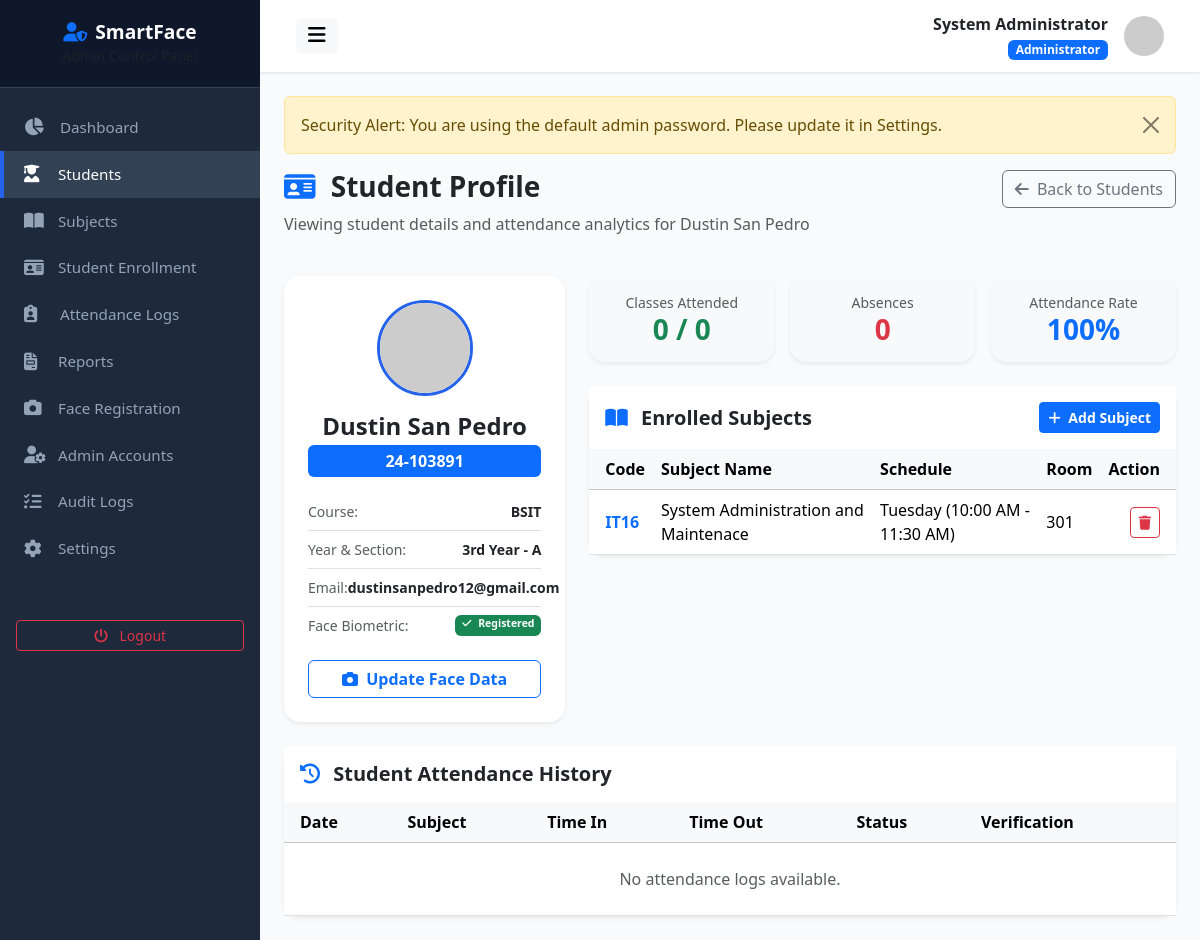
/admin/student_view.php?id=10 (signed in), run on the app's committed database.
### tables this page shows
CREATE TABLE `users` (
  `id` int(11) NOT NULL AUTO_INCREMENT,
  `student_id` varchar(50) DEFAULT NULL,
  `first_name` varchar(100) NOT NULL,
  `middle_name` varchar(100) DEFAULT NULL,
  `last_name` varchar(100) NOT NULL,
  `email` varchar(150) NOT NULL,
  `username` varchar(100) NOT NULL,
  `password` varchar(255) NOT NULL,
  `role` enum('admin','student') NOT NULL DEFAULT 'student',
  `course` varchar(100) DEFAULT NULL,
  `year_level` varchar(20) DEFAULT NULL,
  `section` varchar(50) DEFAULT NULL,
  `contact_number` varchar(30) DEFAULT NULL,
  `profile_picture` varchar(255) DEFAULT 'default_avatar.png',
  `face_registered` tinyint(1) DEFAULT 0,
  `must_change_password` tinyint(1) DEFAULT 0,
  `status` enum('active','inactive') NOT NULL DEFAULT 'active',
  `created_at` datetime DEFAULT current_timestamp(),
  `updated_at` datetime DEFAULT current_timestamp() ON UPDATE current_timestamp(),
  PRIMARY KEY (`id`),
  UNIQUE KEY `email` (`email`),
  UNIQUE KEY `username` (`username`)
);

CREATE TABLE `student_subjects` (
  `id` int(11) NOT NULL AUTO_INCREMENT,
  `student_id` int(11) NOT NULL,
  `subject_id` int(11) NOT NULL,
  `enrollment_status` enum('enrolled','dropped') DEFAULT 'enrolled',
  `created_at` datetime DEFAULT current_timestamp(),
  PRIMARY KEY (`id`),
  UNIQUE KEY `unique_student_subject` (`student_id`,`subject_id`),
  KEY `subject_id` (`subject_id`),
  CONSTRAINT `student_subjects_ibfk_1` FOREIGN KEY (`student_id`) REFERENCES `students` (`id`) ON DELETE CASCADE,
  CONSTRAINT `student_subjects_ibfk_2` FOREIGN KEY (`subject_id`) REFERENCES `subjects` (`id`) ON DELETE CASCADE
);

CREATE TABLE `subjects` (
  `id` int(11) NOT NULL AUTO_INCREMENT,
  `subject_code` varchar(30) NOT NULL,
  `subject_name` varchar(150) NOT NULL,
  `description` text DEFAULT NULL,
  `instructor` varchar(150) NOT NULL,
  `room` varchar(50) NOT NULL,
  `day` varchar(50) NOT NULL,
  `start_time` time NOT NULL,
  `end_time` time NOT NULL,
  `semester` varchar(20) NOT NULL DEFAULT '1st Semester',
  `school_year` varchar(30) NOT NULL DEFAULT '2026-2027',
  `status` enum('active','inactive') DEFAULT 'active',
  `created_at` datetime DEFAULT current_timestamp(),
  PRIMARY KEY (`id`),
  UNIQUE KEY `subject_code` (`subject_code`)
);

### admin/student_view.php (the view, shortened to what this page needs)
<?php
include __DIR__ . '/header.php';
$studentDbId = intval($_GET['id'] ?? 0);
$stmt = $db->prepare("SELECT u.*, s.id as student_db_id, s.face_registered, s.face_data
                    FROM students s
                    JOIN users u ON s.user_id = u.id
                    WHERE s.id = ?");
$stmt->execute([$studentDbId]);
$student = $stmt->fetch();
$stmt = $db->prepare("SELECT
    COUNT(*) as total_classes,
    SUM(CASE WHEN status = 'Present' THEN 1 ELSE 0 END) as present_count,
    SUM(CASE WHEN status = 'Late' THEN 1 ELSE 0 END) as late_count,
    SUM(CASE WHEN status = 'Absent' THEN 1 ELSE 0 END) as absent_count
    FROM attendance WHERE student_id = ?");
$stmt->execute([$studentDbId]);
$attStats = $stmt->fetch();
$tot = intval($attStats['total_classes']);
$pres = intval($attStats['present_count']);
$late = intval($attStats['late_count']);
$abs = intval($attStats['absent_count']);
$attRate = $tot > 0 ? round((($pres + $late) / $tot) * 100, 1) : 100;
$stmt = $db->prepare("SELECT s.*, ss.id as enrollment_id FROM subjects s JOIN student_subjects ss ON s.id = ss.subject_id WHERE ss.student_id = ? AND ss.enrollment_status = 'enrolled' ORDER BY s.subject_code ASC");
$stmt->execute([$studentDbId]);
$enrolledSubjects = $stmt->fetchAll();
$stmt = $db->prepare("SELECT a.*, s.subject_code, s.subject_name FROM attendance a JOIN subjects s ON a.subject_id = s.id WHERE a.student_id = ? ORDER BY a.attendance_date DESC, a.time_in DESC");
$stmt->execute([$studentDbId]);
$attLogs = $stmt->fetchAll();
?>
<div class="row mb-4">
    <div class="col-md-8">
        <h3 class="fw-bold text-dark"><i class="fa-solid fa-id-card text-primary me-2"></i> Student Profile</h3>
        <p class="text-muted">Viewing student details and attendance analytics for <?= htmlspecialchars($student['first_name'] . ' ' . $student['last_name']) ?></p>
    </div>
    <div class="col-md-4 text-md-end">
        <a href="<?= baseUrl('admin/students.php') ?>" class="btn btn-outline-secondary font-weight-bold">
            <i class="fa-solid fa-arrow-left me-1"></i> Back to Students
        </a>
    </div>
</div>
<div class="row g-4 mb-4">
    <div class="col-md-4">
        <div class="card border-0 shadow-sm rounded-4 text-center p-4">
            <img src="<?= baseUrl('uploads/profiles/' . ($student['profile_picture'] ?? 'default_avatar.png')) ?>" alt="Avatar" class="avatar-lg mx-auto mb-3" onerror="this.src='https://ui-avatars.com/api/?name=<?= urlencode($student['first_name']) ?>&background=0D8ABC&color=fff'">
            <h4 class="fw-bold mb-1"><?= htmlspecialchars($student['first_name'] . ' ' . $student['last_name']) ?></h4>
            <span class="badge bg-primary fs-6 px-3 py-2 mb-3"><?= htmlspecialchars($student['student_id']) ?></span>
            <ul class="list-group list-group-flush text-start small mb-3">
                <li class="list-group-item d-flex justify-content-between px-0">
                    <span class="text-muted">Course:</span>
                    <span class="fw-bold"><?= htmlspecialchars($student['course']) ?></span>
                </li>
                <li class="list-group-item d-flex justify-content-between px-0">
                    <span class="text-muted">Year & Section:</span>
                    <span class="fw-bold"><?= htmlspecialchars($student['year_level']) ?> - <?= htmlspecialchars($student['section']) ?></span>
                </li>
                <li class="list-group-item d-flex justify-content-between px-0">
                    <span class="text-muted">Email:</span>
                    <span class="fw-bold"><?= htmlspecialchars($student['email']) ?></span>
                </li>
                <li class="list-group-item d-flex justify-content-between px-0">
                    <span class="text-muted">Face Biometric:</span>
                    <?php if ($student['face_registered']): ?>
                        <span class="badge bg-success"><i class="fa-solid fa-check me-1"></i> Registered</span>
                    <?php else: ?>
                        <span class="badge bg-warning text-dark"><i class="fa-solid fa-triangle-exclamation me-1"></i> Not Registered</span>
                    <?php endif; ?>
                </li>
            </ul>
            <a href="<?= baseUrl('admin/face_registration.php?student_id=' . $student['student_db_id']) ?>" class="btn btn-outline-primary w-100 fw-bold">
                <i class="fa-solid fa-camera me-1"></i> <?= $student['face_registered'] ? 'Update Face Data' : 'Register Face Data' ?>
            </a>
        </div>
    </div>
    <div class="col-md-8">
        <div class="row g-3 mb-4">
            <div class="col-4">
                <div class="card border-0 shadow-sm rounded-4 p-3 text-center bg-light">
                    <div class="text-muted small">Classes Attended</div>
                    <h3 class="fw-bold text-success mb-0"><?= $pres + $late ?> / <?= $tot ?></h3>
                </div>
            </div>
            <div class="col-4">
                <div class="card border-0 shadow-sm rounded-4 p-3 text-center bg-light">
                    <div class="text-muted small">Absences</div>
                    <h3 class="fw-bold text-danger mb-0"><?= $abs ?></h3>
                </div>
            </div>
            <div class="col-4">
                <div class="card border-0 shadow-sm rounded-4 p-3 text-center bg-light">
                    <div class="text-muted small">Attendance Rate</div>
                    <h3 class="fw-bold text-primary mb-0"><?= $attRate ?>%</h3>
                </div>
            </div>
        </div>
        <div class="card border-0 shadow-sm rounded-4 mb-4">
            <div class="card-header bg-white border-0 py-3 d-flex align-items-center justify-content-between">
                <h5 class="fw-bold mb-0 text-dark"><i class="fa-solid fa-book-open text-primary me-2"></i> Enrolled Subjects</h5>
                <button type="button" class="btn btn-sm btn-primary fw-bold" data-bs-toggle="modal" data-bs-target="#addSubjectModal">
                    <i class="fa-solid fa-plus me-1"></i> Add Subject
                </button>
            </div>
            <div class="card-body p-0">
                <div class="table-responsive">
                    <table class="table table-hover align-middle mb-0">
                        <thead class="table-light">
                            <tr>
                                <th class="ps-3">Code</th>
                                <th>Subject Name</th>
                                <th>Schedule</th>
                                <th>Room</th>
                                <th class="text-end pe-3">Action</th>
                            </tr>
                        </thead>
                        <tbody>
                            <?php if (empty($enrolledSubjects)): ?>
                                <tr><td colspan="5" class="text-center py-3 text-muted">No enrolled subjects. Click "+ Add Subject" to assign a subject.</td></tr>
                            <?php else: ?>
                                <?php foreach ($enrolledSubjects as $es): ?>
                                    <tr>
                                        <td class="ps-3 fw-bold text-primary"><?= htmlspecialchars($es['subject_code']) ?></td>
                                        <td><?= htmlspecialchars($es['subject_name']) ?></td>
                                        <td><?= htmlspecialchars($es['day']) ?> (<?= date('h:i A', strtotime($es['start_time'])) ?> - <?= date('h:i A', strtotime($es['end_time'])) ?>)</td>
                                        <td><?= htmlspecialchars($es['room']) ?></td>
                                        <td class="text-end pe-3">
                                            <a href="?id=<?= $studentDbId ?>&drop_enrollment_id=<?= $es['enrollment_id'] ?>" class="btn btn-sm btn-outline-danger" title="Remove Subject" onclick="return confirm('Remove student from <?= htmlspecialchars($es['subject_code']) ?>?')">
                                                <i class="fa-solid fa-trash"></i>
                                            </a>
                                        </td>
                                    </tr>
                                <?php endforeach; ?>
                            <?php endif; ?>
                        </tbody>
                    </table>
                </div>
            </div>
        </div>
    </div>
</div>
<div class="card border-0 shadow-sm rounded-4">
    <div class="card-header bg-white border-0 py-3">
        <h5 class="fw-bold mb-0 text-dark"><i class="fa-solid fa-clock-rotate-left text-primary me-2"></i> Student Attendance History</h5>
    </div>
    <div class="card-body p-0">
        <div class="table-responsive">
            <table class="table table-hover align-middle mb-0">
                <thead class="table-light">
                    <tr>
                        <th class="ps-3">Date</th>
                        <th>Subject</th>
                        <th>Time In</th>
                        <th>Time Out</th>
                        <th>Status</th>
                        <th>Verification</th>
                    </tr>
                </thead>
                <tbody>
                    <?php if (empty($attLogs)): ?>
                        <tr><td colspan="6" class="text-center py-4 text-muted">No attendance logs available.</td></tr>
                    <?php endif; ?>
                </tbody>
            </table>
        </div>
    </div>
</div>
<?php include __DIR__ . '/footer.php'; ?>

### admin/header.php (shortened to what this page needs)
<?php
require_once __DIR__ . '/../config/config.php';
$db = getDB();
$stmt = $db->prepare("SELECT * FROM users WHERE id = ?");
$stmt->execute([$_SESSION['user_id']]);
$adminUser = $stmt->fetch();
?>
<!DOCTYPE html>
<html lang="en">
<head>
    <link href="https://cdn.jsdelivr.net/npm/bootstrap@5.3.2/dist/css/bootstrap.min.css" rel="stylesheet">
    <link href="https://cdnjs.cloudflare.com/ajax/libs/font-awesome/6.4.0/css/all.min.css" rel="stylesheet">
    <link href="<?= baseUrl('assets/css/style.css') ?>" rel="stylesheet">
</head>
<body>
<div class="wrapper">
    <?php include __DIR__ . '/sidebar.php'; ?>
    <div id="content">
        <nav class="navbar navbar-expand-lg top-navbar">
            <div class="container-fluid">
                <button type="button" id="sidebarCollapse" class="btn btn-light border-0">
                    <i class="fa-solid fa-bars fs-5"></i>
                </button>
                <div class="d-flex align-items-center ms-auto">
                    <div class="me-3 text-end d-none d-md-block">
                        <div class="fw-bold text-dark"><?= htmlspecialchars($adminUser['first_name'] . ' ' . $adminUser['last_name']) ?></div>
                        <small class="badge bg-primary">Administrator</small>
                    </div>
                    <img src="https://ui-avatars.com/api/?name=<?= urlencode($adminUser['first_name'] . ' ' . $adminUser['last_name']) ?>&background=1E293B&color=fff" alt="Avatar" class="avatar-sm">
                </div>
            </div>
        </nav>
        <div class="main-content">

### assets/css/style.css (style rules this page uses)
:root { --primary-color: #2563eb; --primary-hover: #1d4ed8; --secondary-color: #475569; --success-color: #10b981; --warning-color: #f59e0b; --danger-color: #ef4444; --info-color: #06b6d4; --dark-bg: #0f172a; --sidebar-width: 260px; --card-shadow: 0 4px 6px -1px rgba(0, 0, 0, 0.1), 0 2px 4px -1px rgba(0, 0, 0, 0.06); }
body { font-family: 'Segoe UI', system-ui, -apple-system, sans-serif; background-color: #f8fafc; color: #334155; min-height: 100vh; display: flex; flex-direction: column; }
.wrapper { display: flex; width: 100%; align-items: stretch; min-height: 100vh; }
#content { width: 100%; padding: 0; min-height: 100vh; display: flex; flex-direction: column; }
.top-navbar { background: #ffffff; box-shadow: 0 1px 3px 0 rgba(0, 0, 0, 0.1); padding: 0.75rem 1.5rem; }
.main-content { padding: 1.5rem; flex: 1; }
.avatar-lg { width: 96px; height: 96px; object-fit: cover; border-radius: 50%; border: 3px solid var(--primary-color); }
.avatar-sm { width: 40px; height: 40px; object-fit: cover; border-radius: 50%; }

### data on the page
users: first_name+last_name "System Administrator"
users: first_name+last_name "Dustin San Pedro", student "24-103891", course "BSIT", year_level "3rd Year", section "A", email "dustinsanpedro12@gmail.com"
student_subjects: subject.subject_code "IT16", subject.subject_name "System Administration and Maintenace", subject.day "Tuesday", subject.start_time "10:00 AM", subject.end_time "11:30 AM", subject.room "301"

### other printed values
$flash['message'] "Security Alert: You are using the default admin password. Please update it in Settings."
$pres + $late "0"
$tot "0"
$abs "0"
$attRate "100"
